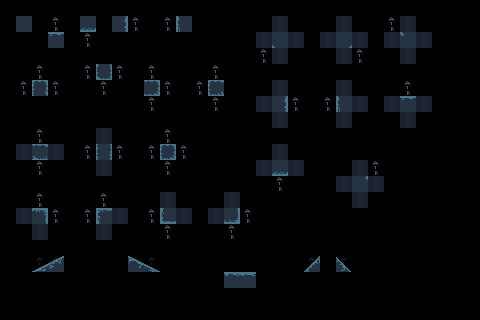

This is a level from a 2D game, rendered from its Tiled map with the project's own tilesets. A one-line summary and the map file follow, with tile-layer data summarised:
An orthogonal 30x20 tile map with 16x16 px tiles, 3 tile layers (regions, input_prototype, output_terrain).

<map version="1.9" tiledversion="1.9.2" orientation="orthogonal" renderorder="right-down" width="30" height="20" tilewidth="16" tileheight="16" infinite="0" nextlayerid="7" nextobjectid="1">
 <properties>
  <property name="DeleteTiles" type="bool" value="true" />
 </properties>
 <tileset firstgid="1" source="../Example.tsx" />
 <layer id="4" name="regions" width="30" height="20" opacity="0.29">
  <data>[600 cells, 110 non-empty, 1 distinct tile ids]</data>
 </layer>
 <layer id="5" name="input_prototype" width="30" height="20" opacity="0.68">
  <data>[600 cells, 112 non-empty, 9 distinct tile ids]</data>
 </layer>
 <layer id="6" name="output_terrain" width="30" height="20">
  <data>[600 cells, 37 non-empty, 33 distinct tile ids]</data>
 </layer>
</map>